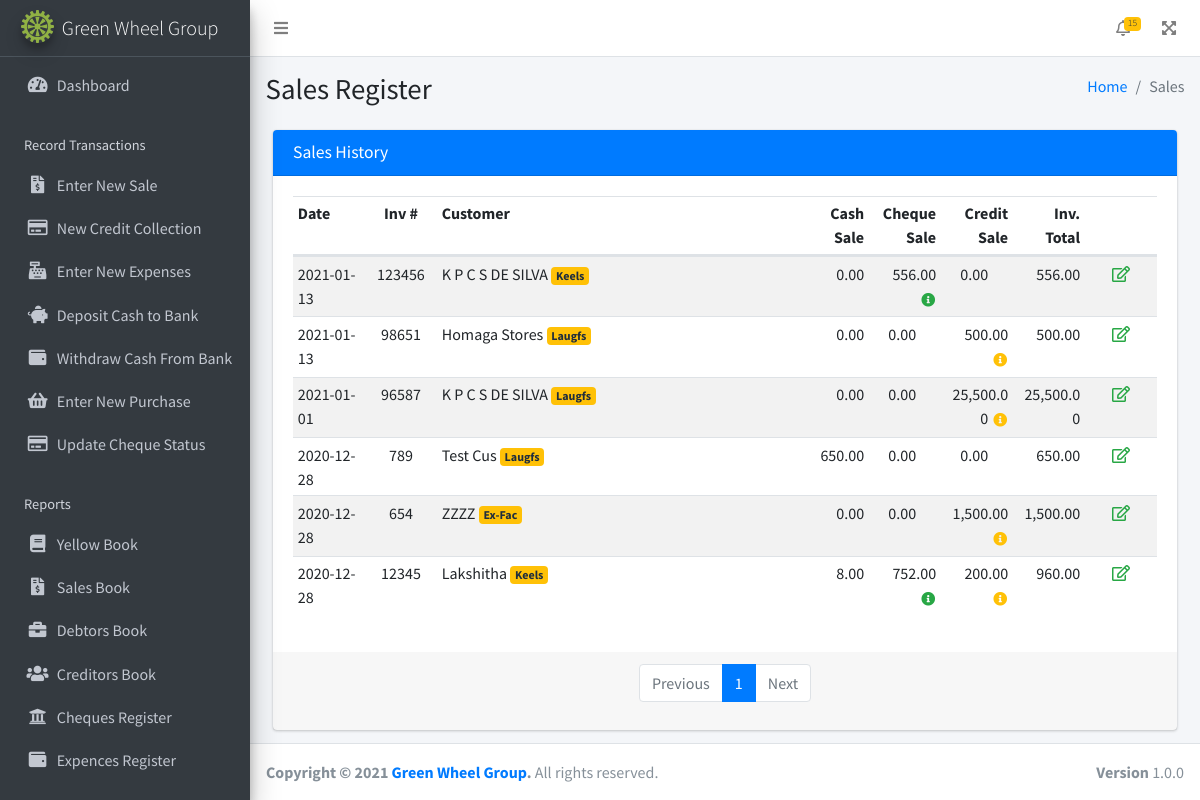
The page /sales.php on the database its author committed.
### tables this page shows
CREATE TABLE IF NOT EXISTS `sales` (
  `sales_id` int(11) NOT NULL AUTO_INCREMENT,
  `sale_date` date NOT NULL,
  `sale_by` varchar(20) NOT NULL,
  `inv_no` varchar(20) NOT NULL,
  `customer_id` int(11) NOT NULL,
  `cash_sale` float DEFAULT NULL,
  `chq_sale` float DEFAULT NULL,
  `credit_sale` float DEFAULT NULL,
  PRIMARY KEY (`sales_id`)
);

CREATE TABLE IF NOT EXISTS `customers` (
  `customer_id` int(11) NOT NULL AUTO_INCREMENT,
  `customer_name` varchar(100) NOT NULL,
  `customer_address` varchar(500) NOT NULL,
  `customer_phone` varchar(15) NOT NULL,
  `customer_flag` int(11) DEFAULT NULL,
  PRIMARY KEY (`customer_id`)
);

CREATE TABLE IF NOT EXISTS `sale_by` (
  `sale_by_id` int(11) NOT NULL AUTO_INCREMENT,
  `sale_by_name` varchar(20) NOT NULL,
  PRIMARY KEY (`sale_by_id`)
);

### sales.php (the view, shortened to what this page needs)
<!DOCTYPE html>
<html lang="en">
<head>
    <?php include('./includes/headerTags.php');?>
</head>
<body class="hold-transition sidebar-mini layout-fixed">
<div class="wrapper">
  <?php include('./includes/topNavBar.php');?>
  <?php
  include('./includes/sidebar.php');?>
  <div class="content-wrapper">
    <div class="content-header">
      <div class="container-fluid">
        <div class="row mb-2">
          <div class="col-sm-6">
            <h1 class="m-0">Sales Register</h1>
          </div>
          <div class="col-sm-6">
            <ol class="breadcrumb float-sm-right">
              <li class="breadcrumb-item"><a href="#">Home</a></li>
              <li class="breadcrumb-item active">Sales</li>
            </ol>
          </div>
        </div>
      </div>
    </div>
    <section class="content">
      <div class="container-fluid">
        <div class="col-md-12 col-sm-12">
          <div class="card card-primary">
            <div class="card-header">
              <h3 class="card-title">Sales History</h3>
            </div>
          <div class="card-body">
            <div>
              <table class="table table-striped table-sm">
                <thead>
                  <tr class="d-flex">
                    <th class="col-1" scope="col">Date</th>
                    <th class="col-1 text-center" scope="col">Inv #</th>
                    <th class="col-5" scope="col">Customer</th>
                    <th class="col-1 text-right" scope="col">Cash Sale</th>
                    <th class="col-1 text-right" scope="col">Cheque Sale</th>
                    <th class="col-1 text-right" scope="col">Credit Sale</th>
                    <th class="col-1 text-right" scope="col">Inv. Total</th>
                    <th class="col-1 text-right" scope="col"></th>
                  </tr>
                </thead>
                <tbody>
                      <?php
                      $results_per_page = 15;
                      $page = 1;
                      $page_first_result = ($page-1) * $results_per_page;
                      $sql = "SELECT * FROM sales";
                      $result1 = mysqli_query($con, $sql);
                      $number_of_result = mysqli_num_rows($result1);
                      $number_of_page = ceil ($number_of_result / $results_per_page);
                      $sql = "SELECT sales.sales_id, sales.sale_date, sales.inv_no, sales.cash_sale, sales.chq_sale, sales.credit_sale, customers.customer_name, sale_by.sale_by_name
                      FROM sales
                      INNER JOIN customers ON sales.customer_id = customers.customer_id
                      INNER JOIN sale_by ON sales.sale_by = sale_by.sale_by_id
                      ORDER BY sales.sale_date DESC
                      LIMIT " . $page_first_result . ',' . $results_per_page;
                      $result1 = mysqli_query($con, $sql);
                      while($row1 = mysqli_fetch_array($result1)){?>
                        <tr class="d-flex">
                          <td class="col col-1"><?=$row1["sale_date"]?></td>
                          <td class="col col-1 text-center"><?=$row1["inv_no"]?></td>
                          <td class="col col-5"><?=$row1["customer_name"]?> <span class="badge bg-warning"><?=$row1["sale_by_name"]?></span></td>
                          <td class="text-right col col-1"><?=number_format($row1["cash_sale"],2, '.', ',')?></td>
                          <td class="text-right col col-1"><?=number_format($row1["chq_sale"],2, '.', ',')?><a href="cheques.php?sale_id=<?=$row1["sales_id"]?>" class=" btn btn-sm p-0 <?php if($row1["chq_sale"]=='0.00'){echo 'invisible';}?>"><i class="fas fa-info-circle ml-1 text-success"></i></a></td>
                          <td class="text-right col col-1"><?=number_format($row1["credit_sale"],2, '.', ',')?><a href="debtors.php?sale_id=<?=$row1["sales_id"]?>" class=" btn btn-sm p-0 <?php if($row1["credit_sale"]=='0.00'){echo 'invisible';}?>"><i class="fas fa-info-circle ml-1 text-warning"></i></a></td>
                          <td class="text-right col col-1"><?=number_format($row1["cash_sale"]+$row1["chq_sale"]+$row1["credit_sale"],2, '.', ',')?></td>
                          <td class="text-center col col-1"><a href="new_sale.php?sale_id=<?=$row1["sales_id"]?>"><i class="far fa-edit text-success"></i></a></td>
                        </tr>
                      <?php } ?>
                </tbody>
              </table>
            </div>
          </div>
          <div class="card-footer">
            <nav aria-label="...">
              <ul class="pagination justify-content-center">
                <li class="page-item <?php if($page==1){echo "disabled";}?>">
                  <a class="page-link" href="?page=<?=$page-1?>" tabindex="-1">Previous</a>
                </li>
                <?php
                for($i=1; $i<=$number_of_page; $i++){ ?>
                  <li class="page-item <?php if($i==$page){echo "active";}?>">
                    <a class="page-link" href="?page=<?=$i?>"><?=$i?></a>
                  </li>
                <?php } ?>
                <li class="page-item  <?php if($page>=$number_of_page){echo "disabled";}?>">
                  <a class="page-link" href="?page=<?=$page+1?>">Next</a>
                </li>
              </ul>
            </nav>
          </div>
        </div>
      </div>
    </section>
  </div>
  <?php include("./includes/footer.php"); ?>
</div>
</body>
</html>

### rows shown on the page
sales: sale_date "2021-01-13", inv_no "123456", customer.customer_name "K P C S DE SILVA", sale_by.sale_by_name "Keels", cash_sale "0.00", chq_sale "556.00", credit_sale "0.00", $row1["cash_sale"]+$row1["chq_sale"]+$row1["credit_sale"] "556.00"
sales: sale_date "2021-01-13", inv_no "98651", customer.customer_name "Homaga Stores", sale_by.sale_by_name "Laugfs", cash_sale "0.00", chq_sale "0.00", credit_sale "500.00", $row1["cash_sale"]+$row1["chq_sale"]+$row1["credit_sale"] "500.00"
sales: sale_date "2021-01-01", inv_no "96587", customer.customer_name "K P C S DE SILVA", sale_by.sale_by_name "Laugfs", cash_sale "0.00", chq_sale "0.00", credit_sale "25,500.00", $row1["cash_sale"]+$row1["chq_sale"]+$row1["credit_sale"] "25,500.00"
sales: sale_date "2020-12-28", inv_no "789", customer.customer_name "Test Cus", sale_by.sale_by_name "Laugfs", cash_sale "650.00", chq_sale "0.00", credit_sale "0.00", $row1["cash_sale"]+$row1["chq_sale"]+$row1["credit_sale"] "650.00"
sales: sale_date "2020-12-28", inv_no "654", customer.customer_name "ZZZZ", sale_by.sale_by_name "Ex-Fac", cash_sale "0.00", chq_sale "0.00", credit_sale "1,500.00", $row1["cash_sale"]+$row1["chq_sale"]+$row1["credit_sale"] "1,500.00"
sales: sale_date "2020-12-28", inv_no "12345", customer.customer_name "Lakshitha", sale_by.sale_by_name "Keels", cash_sale "8.00", chq_sale "752.00", credit_sale "200.00", $row1["cash_sale"]+$row1["chq_sale"]+$row1["credit_sale"] "960.00"
